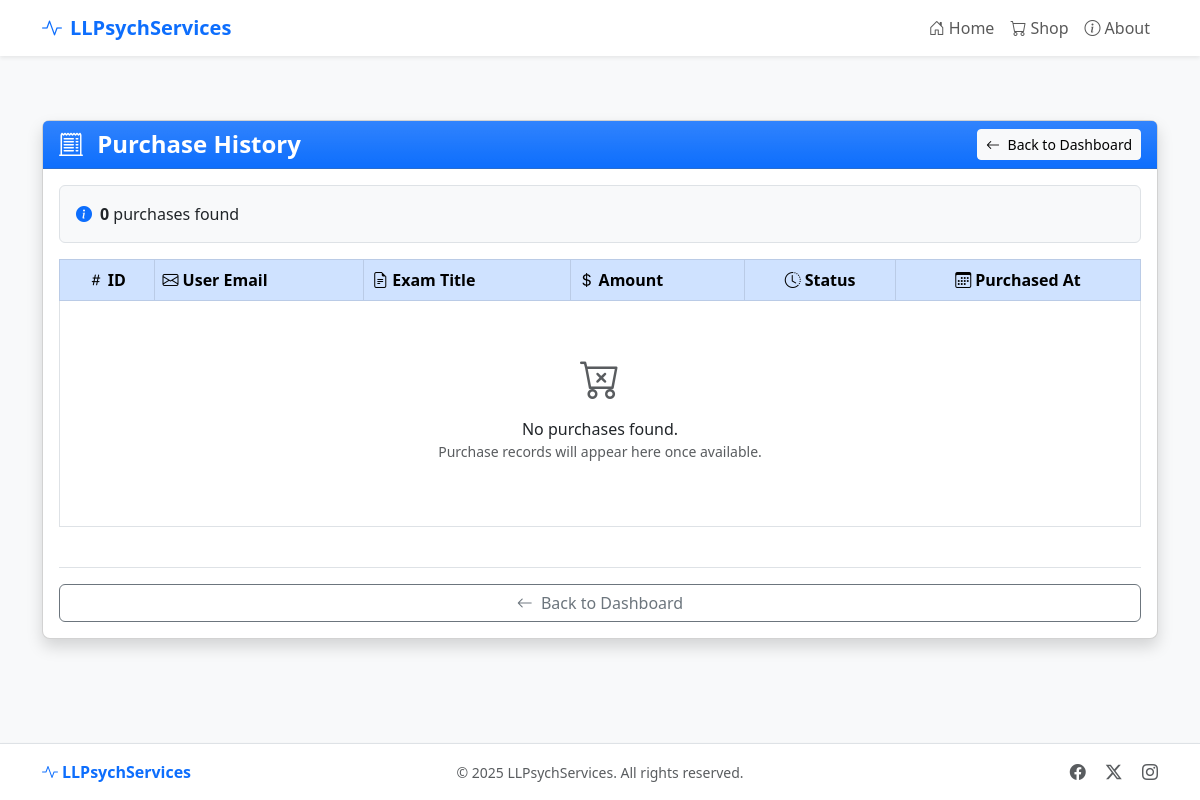
Before: /admin/purchases (signed in) with the older database file.
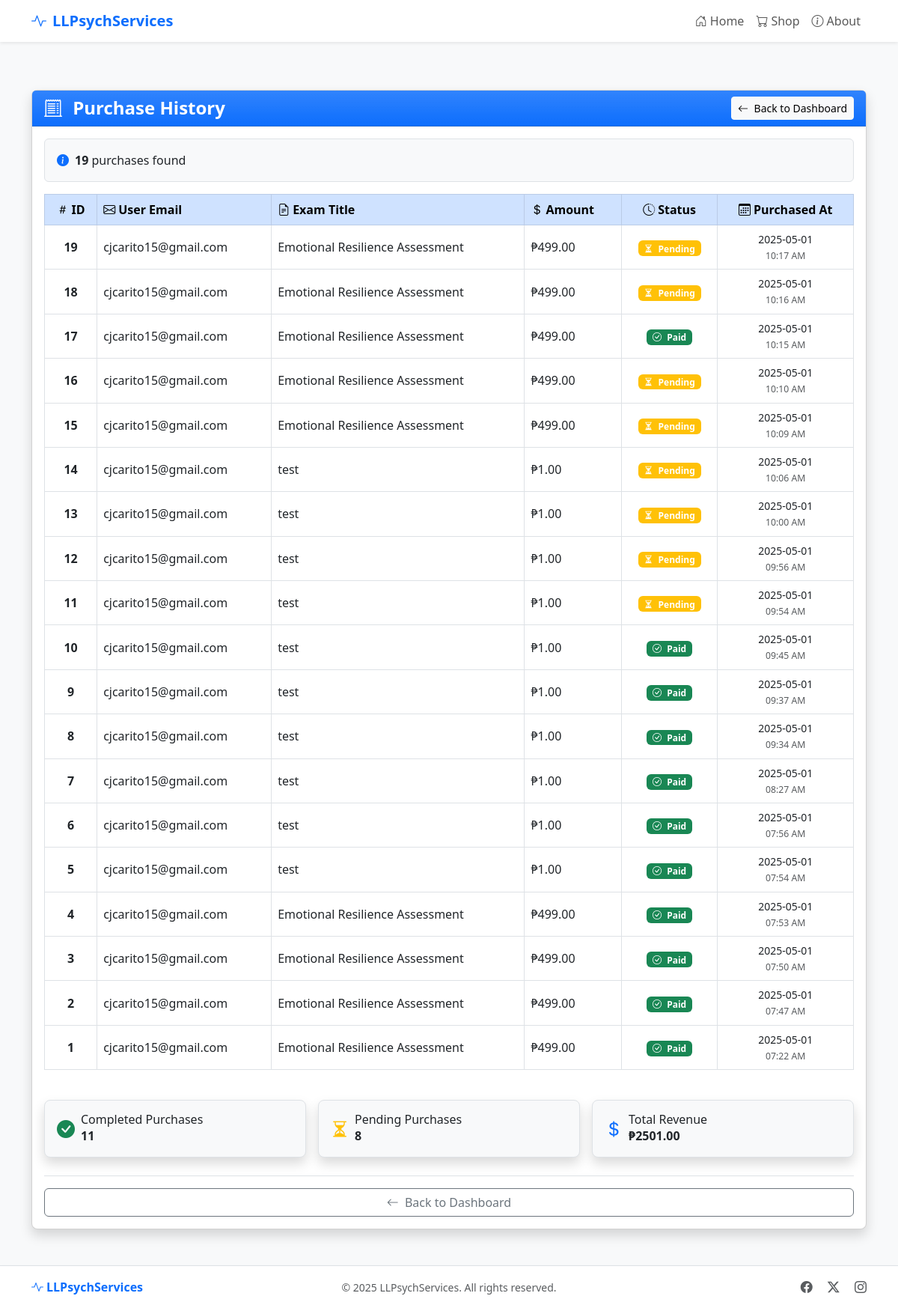
After: the same page with the newer database file.
### models.py (models this page shows, shortened)
class Purchase(db.Model):
    id = db.Column(db.Integer, primary_key=True)
    exam_id = db.Column(db.Integer, db.ForeignKey('exam.id'), nullable=False)
    email = db.Column(db.String(120), nullable=False)
    access_token = db.Column(db.String(100), unique=True, nullable=False)
    payment_id = db.Column(db.String(100), nullable=True)
    payment_status = db.Column(db.String(20), default='pending')
    answers = db.Column(db.Text, nullable=True)  # Store user answers as JSON
    purchased_at = db.Column(db.DateTime, default=datetime.utcnow)
    exam = db.relationship('Exam', backref=db.backref('purchases', lazy=True))

class Exam(db.Model):
    id = db.Column(db.Integer, primary_key=True)
    title = db.Column(db.String(100), nullable=False)
    exam_type = db.Column(db.String(20))  # 'content' or 'likert'
    description = db.Column(db.Text, nullable=False)
    price = db.Column(db.Float, nullable=False)
    content = db.Column(db.Text, nullable=False)
    questions = db.Column(db.Text, nullable=True)  # Stored as JSON
    exam_type = db.Column(db.String(20), default='content')  # 'content' or 'likert'
    created_at = db.Column(db.DateTime, default=datetime.utcnow)
    scoring_rules = db.Column(db.Text, nullable=True)

### routes/admin.py (the view)
@admin_bp.route('/purchases')
@admin_required
def purchases():
    purchases = Purchase.query.order_by(Purchase.purchased_at.desc()).all()
    return render_template('admin/purchases.html', purchases=purchases)

### routes/admin.py (called while the page is built)
def admin_required(f):
    @wraps(f)
    def decorated_function(*args, **kwargs):
        if not session.get('admin_logged_in'):
            flash('Please log in to access the admin area.', 'warning')
            return redirect(url_for('admin.login', next=request.url))
        return f(*args, **kwargs)
    return decorated_function

### templates/admin/purchases.html (shortened to what the changed rows need)
{% extends 'base.html' %}
{% block content %}
<div class="container py-3 py-md-4">
  <div class="row justify-content-center">
    <div class="col-12">
      <div class="card shadow">
        <div class="card-header bg-primary bg-gradient text-white">
          <div class="d-flex flex-column flex-sm-row justify-content-between align-items-start align-items-sm-center">
            <h1 class="h4 mb-2 mb-sm-0 fw-bold">
              <i class="bi bi-receipt-cutoff me-2"></i> Purchase History
            </h1>
          </div>
        </div>
        <div class="card-body">
          <div class="mb-3">
            <div class="alert alert-info bg-light text-dark border">
              <div class="d-flex align-items-center">
                <div>
                  <span class="fw-bold">{{ purchases|length }}</span> purchase{{ "s" if purchases|length != 1 else "" }} found
                </div>
              </div>
            </div>
          </div>
          <div class="table-responsive">
            <table class="table table-bordered table-hover align-middle">
              <thead class="table-primary bg-gradient">
                <tr>
                  <th class="text-center">
                    <i class="bi bi-hash me-1"></i>ID
                  </th>
                  <th>
                    <i class="bi bi-envelope me-1"></i>User Email
                  </th>
                  <th>
                    <i class="bi bi-file-earmark-text me-1"></i>Exam Title
                  </th>
                  <th>
                    <i class="bi bi-currency-dollar me-1"></i>Amount
                  </th>
                  <th class="text-center">
                    <i class="bi bi-clock-history me-1"></i>Status
                  </th>
                  <th class="text-center">
                    <i class="bi bi-calendar3 me-1"></i>Purchased At
                  </th>
                </tr>
              </thead>
              <tbody>
                {% for purchase in purchases %}
                  <tr>
                    <td class="text-center fw-bold">{{ purchase.id }}</td>
                    <td>{{ purchase.email }}</td>
                    <td>{{ purchase.exam.title if purchase.exam else 'N/A' }}</td>
                    <td>₱{{ "%.2f"|format(purchase.exam.price) if purchase.exam else '0.00' }}</td>
                    <td class="text-center">
                      <span class="badge {{ 'bg-success' if purchase.payment_status == 'paid' else 'bg-warning' }}">
                        <i class="bi bi-{{ 'check-circle' if purchase.payment_status == 'paid' else 'hourglass-split' }} me-1"></i>
                        {{ purchase.payment_status | capitalize }}
                      </span>
                    </td>
                    <td class="text-center small">
                      <span class="d-block">{{ purchase.purchased_at.strftime('%Y-%m-%d') }}</span>
                      <small class="text-muted">{{ purchase.purchased_at.strftime('%I:%M %p') }}</small>
                    </td>
                  </tr>
                {% else %}
                  <tr>
                    <td colspan="6" class="text-center py-5">
                      <i class="bi bi-cart-x fs-1 d-block mb-2 text-muted"></i>
                      <p class="mb-0">No purchases found.</p>
                      <p class="small text-muted">Purchase records will appear here once available.</p>
                    </td>
                  </tr>
                {% endfor %}
              </tbody>
            </table>
          </div>
          {% if purchases|length > 0 %}
          <div class="row g-3 mt-2">
            <div class="col-md-4">
              <div class="card bg-light border">
                <div class="card-body p-3">
                  <div class="d-flex align-items-center">
                    <i class="bi bi-check-circle-fill text-success fs-4 me-2"></i>
                    <div>
                      <h6 class="mb-0">Completed Purchases</h6>
                      <span class="fw-bold">{{ purchases|selectattr('payment_status', 'equalto', 'paid')|list|length }}</span>
                    </div>
                  </div>
                </div>
              </div>
            </div>
            <div class="col-md-4">
              <div class="card bg-light border">
                <div class="card-body p-3">
                  <div class="d-flex align-items-center">
                    <i class="bi bi-hourglass-split text-warning fs-4 me-2"></i>
                    <div>
                      <h6 class="mb-0">Pending Purchases</h6>
                      <span class="fw-bold">{{ purchases|selectattr('payment_status', 'equalto', 'pending')|list|length }}</span>
                    </div>
                  </div>
                </div>
              </div>
            </div>
            <div class="col-md-4">
              <div class="card bg-light border">
                <div class="card-body p-3">
                  <div class="d-flex align-items-center">
                    <i class="bi bi-currency-dollar text-primary fs-4 me-2"></i>
                    <div>
                      <h6 class="mb-0">Total Revenue</h6>
                      <span class="fw-bold">₱{{ "%.2f"|format(purchases|selectattr('payment_status', 'equalto', 'paid')|sum(attribute='exam.price')) }}</span>
                    </div>
                  </div>
                </div>
              </div>
            </div>
          </div>
          {% endif %}
        </div>
      </div>
    </div>
  </div>
</div>
{% endblock %}

Changed rows visible on the page:
added Purchase: id "19", email "cjcarito15@gmail.com", exam "Emotional Resilience Assessment", payment_status "Pending", purchased_at "2025-05-01", purchased_at "10:17 AM"
now on this page (row edited): Exam: price "499.00"
added Purchase: id "18", email "cjcarito15@gmail.com", exam "Emotional Resilience Assessment", payment_status "Pending", purchased_at "2025-05-01", purchased_at "10:16 AM"
added Purchase: id "17", email "cjcarito15@gmail.com", exam "Emotional Resilience Assessment", payment_status "Paid", purchased_at "2025-05-01", purchased_at "10:15 AM"
added Purchase: id "16", email "cjcarito15@gmail.com", exam "Emotional Resilience Assessment", payment_status "Pending", purchased_at "2025-05-01", purchased_at "10:10 AM"
added Purchase: id "15", email "cjcarito15@gmail.com", exam "Emotional Resilience Assessment", payment_status "Pending", purchased_at "2025-05-01", purchased_at "10:09 AM"
added Purchase: id "14", email "cjcarito15@gmail.com", exam "test", payment_status "Pending", purchased_at "2025-05-01", purchased_at "10:06 AM"
now on this page (row edited): Exam: price "1.00"
added Purchase: id "13", email "cjcarito15@gmail.com", exam "test", payment_status "Pending", purchased_at "2025-05-01", purchased_at "10:00 AM"
added Purchase: id "12", email "cjcarito15@gmail.com", exam "test", payment_status "Pending", purchased_at "2025-05-01", purchased_at "09:56 AM"
added Purchase: id "11", email "cjcarito15@gmail.com", exam "test", payment_status "Pending", purchased_at "2025-05-01", purchased_at "09:54 AM"
added Purchase: id "10", email "cjcarito15@gmail.com", exam "test", payment_status "Paid", purchased_at "2025-05-01", purchased_at "09:45 AM"
added Purchase: id "9", email "cjcarito15@gmail.com", exam "test", payment_status "Paid", purchased_at "2025-05-01", purchased_at "09:37 AM"
added Purchase: id "8", email "cjcarito15@gmail.com", exam "test", payment_status "Paid", purchased_at "2025-05-01", purchased_at "09:34 AM"
added Purchase: id "7", email "cjcarito15@gmail.com", exam "test", payment_status "Paid", purchased_at "2025-05-01", purchased_at "08:27 AM"
added Purchase: id "6", email "cjcarito15@gmail.com", exam "test", payment_status "Paid", purchased_at "2025-05-01", purchased_at "07:56 AM"
added Purchase: id "5", email "cjcarito15@gmail.com", exam "test", payment_status "Paid", purchased_at "2025-05-01", purchased_at "07:54 AM"
added Purchase: id "4", email "cjcarito15@gmail.com", exam "Emotional Resilience Assessment", payment_status "Paid", purchased_at "2025-05-01", purchased_at "07:53 AM"
added Purchase: id "3", email "cjcarito15@gmail.com", exam "Emotional Resilience Assessment", payment_status "Paid", purchased_at "2025-05-01", purchased_at "07:50 AM"
added Purchase: id "2", email "cjcarito15@gmail.com", exam "Emotional Resilience Assessment", payment_status "Paid", purchased_at "2025-05-01", purchased_at "07:47 AM"
added Purchase: id "1", email "cjcarito15@gmail.com", exam "Emotional Resilience Assessment", payment_status "Paid", purchased_at "2025-05-01", purchased_at "07:22 AM"
Other visible differences:
{{ purchases|length }}: "0" → "19"
{{ purchases|selectattr('payment_status', 'equalto', 'paid')|list|length }}: (not shown) → "11"
text no longer shown: "No purchases found. Purchase records will appear here once available."
text now shown: "Completed Purchases Pending Purchases 8 Total Revenue ₱ 2501.00"
